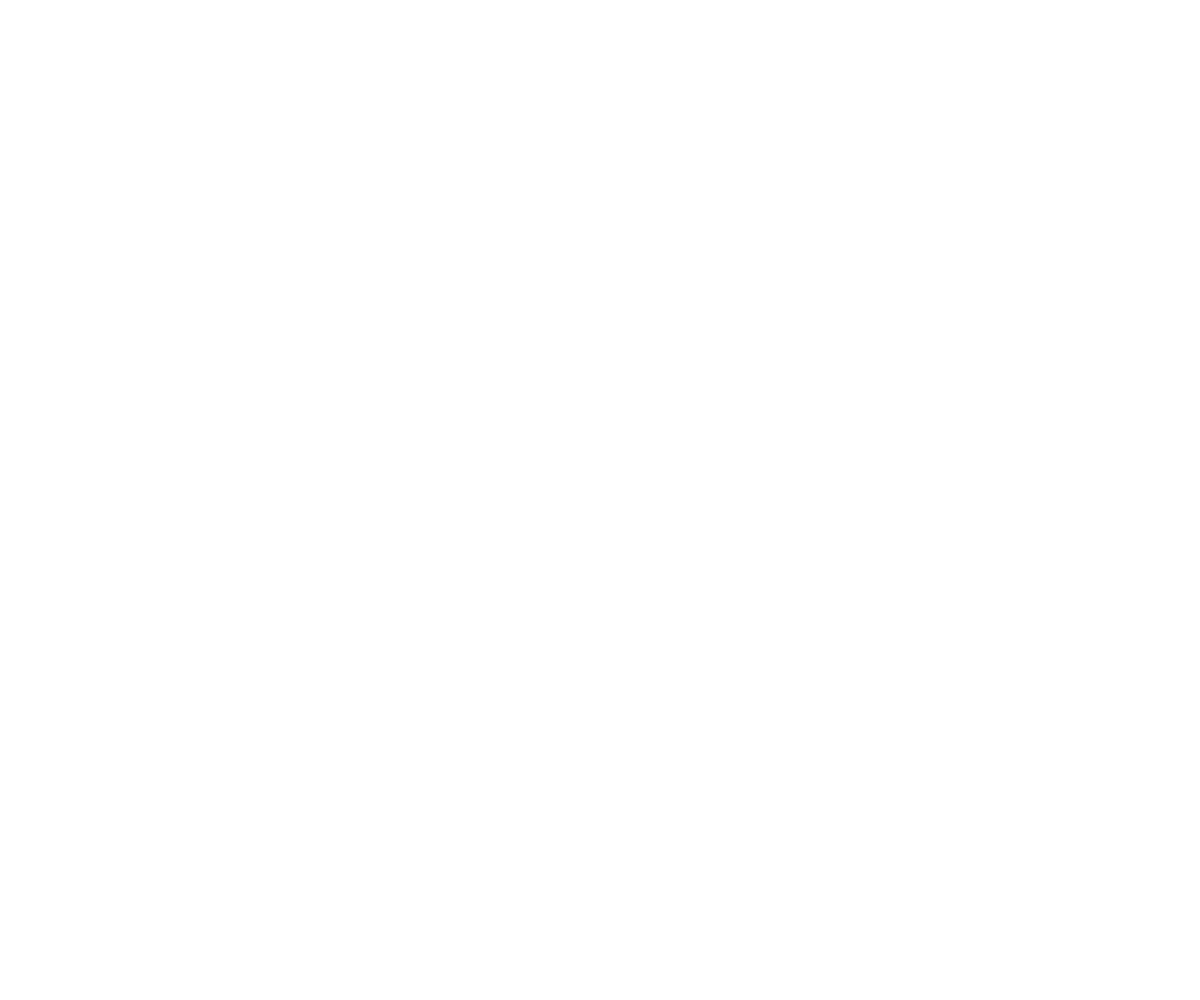
Frame 1 (no input)
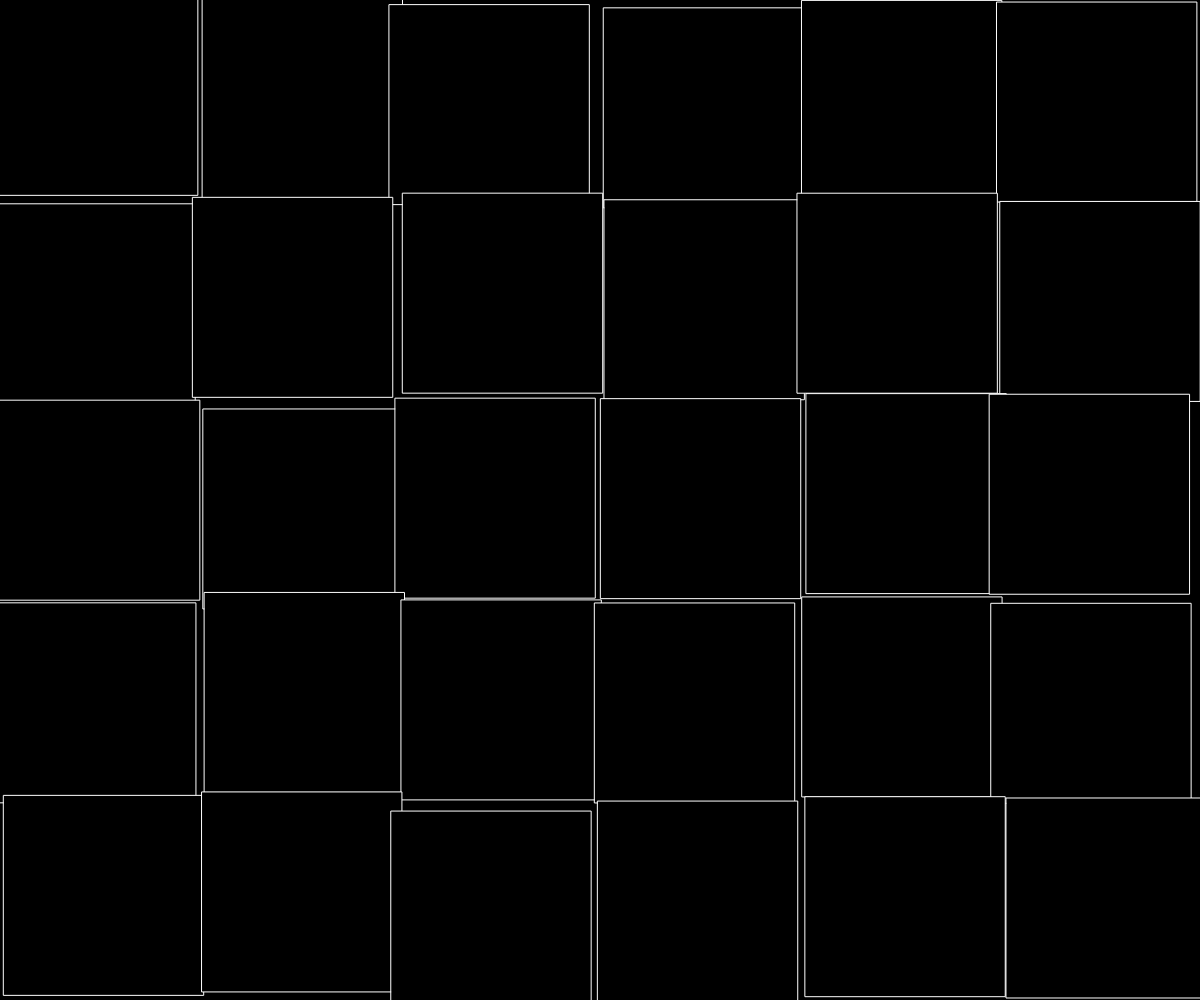
Frame 60 (no input)
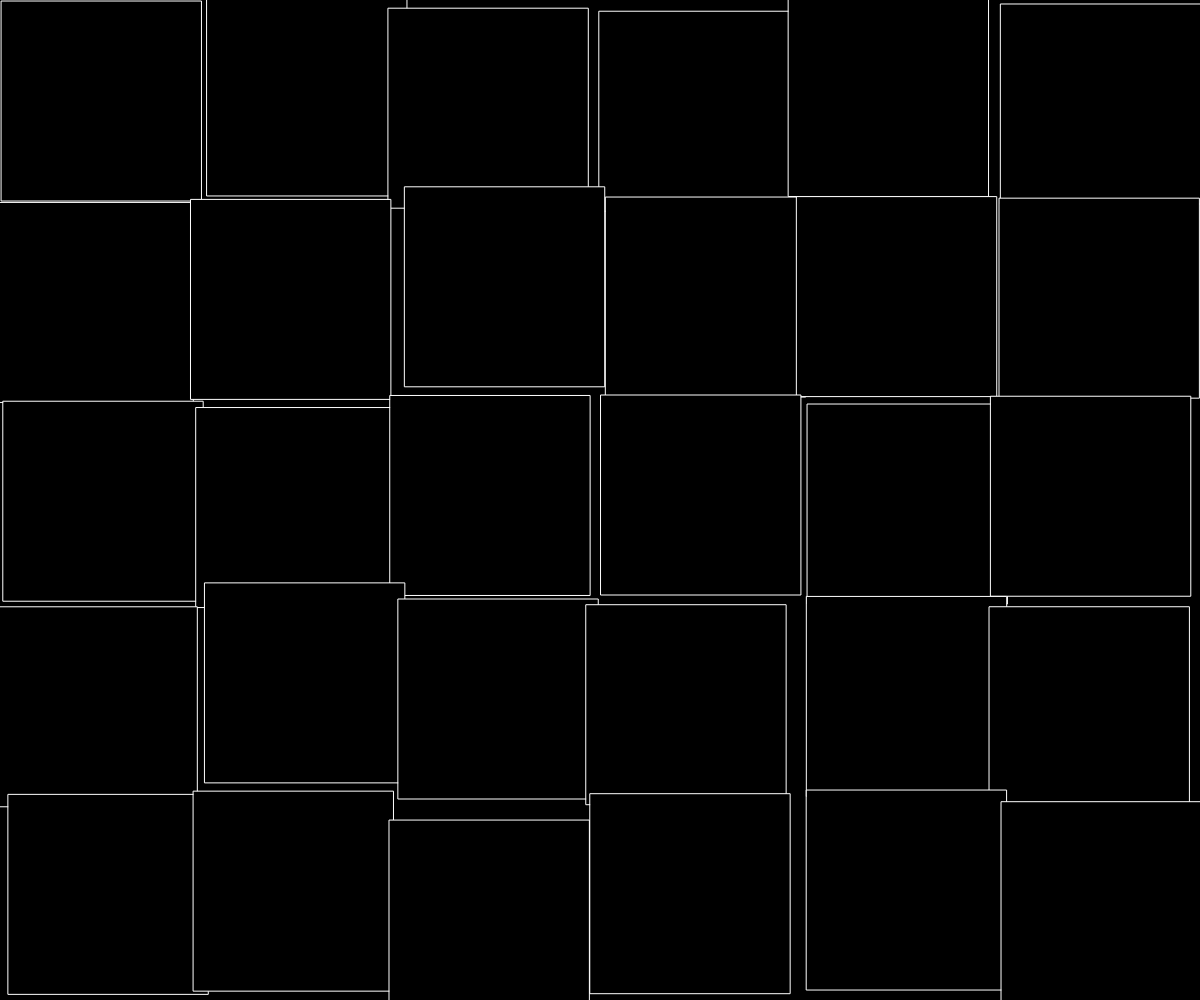
Frame 120 (the mouse pressed at the canvas centre since frame 60)

The p5.js sketch that drew these frames (run headless with seeded random() and noise() and a simulated clock; from frame 60 on, the mouse is pressed at the canvas centre):

// p5.js sketch
// ── sketch.js
let pixelSize = 200;
let pixelArray = [];

function setup() {
  createCanvas(windowWidth, windowHeight);
  let columns = width / pixelSize;
  let rows = height / pixelSize;
  for (let i = 0; i < rows; i++) {
    for (let j = 0; j < columns; j++) {
      let pixel = new Pixel(j * pixelSize, i * pixelSize);
      pixelArray.push(pixel);
    }
  }
}

function draw() {
  background(0);
  for (let i = 0; i < pixelArray.length; i++) {
    pixelArray[i].display();
    pixelArray[i].jitter();
  }
}

class Pixel {
  constructor(x, y) {
    this.x = x;
    this.y = y;
  }
  
  display() {
    stroke(255);
    if (this.x % 20 === 0 && this.y % 20 === 0) {
      fill(255);
    } else {
      fill(0);
    }
    rect(this.x, this.y, pixelSize, pixelSize);
  }
  
  jitter() {
    this.x += random(-1, 1);
    this.y += random(-1, 1);
  }
}
